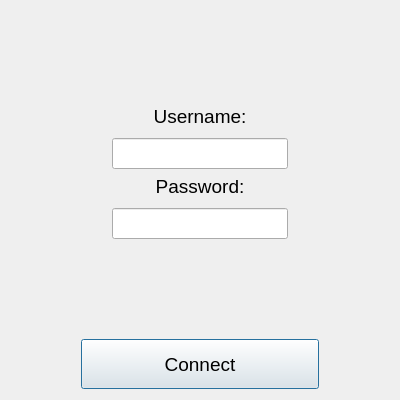
<?xml version="1.0" encoding="UTF-8"?>
<ui version="4.0">
 <class>LoginDialog</class>
 <widget class="QDialog" name="LoginDialog">
  <property name="windowModality">
   <enum>Qt::NonModal</enum>
  </property>
  <property name="geometry">
   <rect>
    <x>0</x>
    <y>0</y>
    <width>400</width>
    <height>400</height>
   </rect>
  </property>
  <property name="font">
   <font>
    <family>Arial</family>
    <pointsize>14</pointsize>
   </font>
  </property>
  <property name="windowTitle">
   <string>Login</string>
  </property>
  <layout class="QVBoxLayout" name="verticalLayout">
   <item>
    <spacer name="verticalSpacer_2">
     <property name="orientation">
      <enum>Qt::Vertical</enum>
     </property>
     <property name="sizeHint" stdset="0">
      <size>
       <width>20</width>
       <height>40</height>
      </size>
     </property>
    </spacer>
   </item>
   <item>
    <layout class="QHBoxLayout" name="horizontalLayout">
     <item>
      <spacer name="horizontalSpacer">
       <property name="orientation">
        <enum>Qt::Horizontal</enum>
       </property>
       <property name="sizeHint" stdset="0">
        <size>
         <width>40</width>
         <height>20</height>
        </size>
       </property>
      </spacer>
     </item>
     <item>
      <layout class="QVBoxLayout" name="verticalLayout_3" stretch="0,0">
       <property name="spacing">
        <number>10</number>
       </property>
       <property name="sizeConstraint">
        <enum>QLayout::SetDefaultConstraint</enum>
       </property>
       <property name="leftMargin">
        <number>0</number>
       </property>
       <item>
        <widget class="QLabel" name="usernameLabel">
         <property name="text">
          <string>Username:</string>
         </property>
         <property name="alignment">
          <set>Qt::AlignCenter</set>
         </property>
        </widget>
       </item>
       <item>
        <widget class="QLineEdit" name="usernameTextBox">
         <property name="sizePolicy">
          <sizepolicy hsizetype="Expanding" vsizetype="Fixed">
           <horstretch>1</horstretch>
           <verstretch>0</verstretch>
          </sizepolicy>
         </property>
         <property name="minimumSize">
          <size>
           <width>0</width>
           <height>0</height>
          </size>
         </property>
        </widget>
       </item>
      </layout>
     </item>
     <item>
      <spacer name="horizontalSpacer_2">
       <property name="orientation">
        <enum>Qt::Horizontal</enum>
       </property>
       <property name="sizeHint" stdset="0">
        <size>
         <width>40</width>
         <height>20</height>
        </size>
       </property>
      </spacer>
     </item>
    </layout>
   </item>
   <item>
    <layout class="QHBoxLayout" name="horizontalLayout_3">
     <item>
      <spacer name="horizontalSpacer_3">
       <property name="orientation">
        <enum>Qt::Horizontal</enum>
       </property>
       <property name="sizeHint" stdset="0">
        <size>
         <width>12</width>
         <height>0</height>
        </size>
       </property>
      </spacer>
     </item>
     <item>
      <layout class="QVBoxLayout" name="verticalLayout_2" stretch="0,0">
       <property name="spacing">
        <number>10</number>
       </property>
       <property name="sizeConstraint">
        <enum>QLayout::SetNoConstraint</enum>
       </property>
       <item>
        <widget class="QLabel" name="passwordLabel">
         <property name="text">
          <string>Password:</string>
         </property>
         <property name="alignment">
          <set>Qt::AlignCenter</set>
         </property>
        </widget>
       </item>
       <item>
        <widget class="QLineEdit" name="passwordTextBox">
         <property name="sizePolicy">
          <sizepolicy hsizetype="Expanding" vsizetype="Fixed">
           <horstretch>0</horstretch>
           <verstretch>0</verstretch>
          </sizepolicy>
         </property>
         <property name="minimumSize">
          <size>
           <width>0</width>
           <height>0</height>
          </size>
         </property>
        </widget>
       </item>
      </layout>
     </item>
     <item>
      <spacer name="horizontalSpacer_4">
       <property name="orientation">
        <enum>Qt::Horizontal</enum>
       </property>
       <property name="sizeType">
        <enum>QSizePolicy::Expanding</enum>
       </property>
       <property name="sizeHint" stdset="0">
        <size>
         <width>20</width>
         <height>0</height>
        </size>
       </property>
      </spacer>
     </item>
    </layout>
   </item>
   <item>
    <spacer name="verticalSpacer">
     <property name="orientation">
      <enum>Qt::Vertical</enum>
     </property>
     <property name="sizeHint" stdset="0">
      <size>
       <width>20</width>
       <height>40</height>
      </size>
     </property>
    </spacer>
   </item>
   <item>
    <layout class="QHBoxLayout" name="horizontalLayout_5">
     <item>
      <spacer name="horizontalSpacer_9">
       <property name="orientation">
        <enum>Qt::Horizontal</enum>
       </property>
       <property name="sizeHint" stdset="0">
        <size>
         <width>70</width>
         <height>20</height>
        </size>
       </property>
      </spacer>
     </item>
     <item>
      <widget class="QPushButton" name="connectButton">
       <property name="sizePolicy">
        <sizepolicy hsizetype="Expanding" vsizetype="Fixed">
         <horstretch>1</horstretch>
         <verstretch>0</verstretch>
        </sizepolicy>
       </property>
       <property name="minimumSize">
        <size>
         <width>0</width>
         <height>50</height>
        </size>
       </property>
       <property name="text">
        <string>Connect</string>
       </property>
      </widget>
     </item>
     <item>
      <spacer name="horizontalSpacer_10">
       <property name="orientation">
        <enum>Qt::Horizontal</enum>
       </property>
       <property name="sizeHint" stdset="0">
        <size>
         <width>70</width>
         <height>20</height>
        </size>
       </property>
      </spacer>
     </item>
    </layout>
   </item>
  </layout>
 </widget>
 <resources/>
 <connections/>
</ui>
